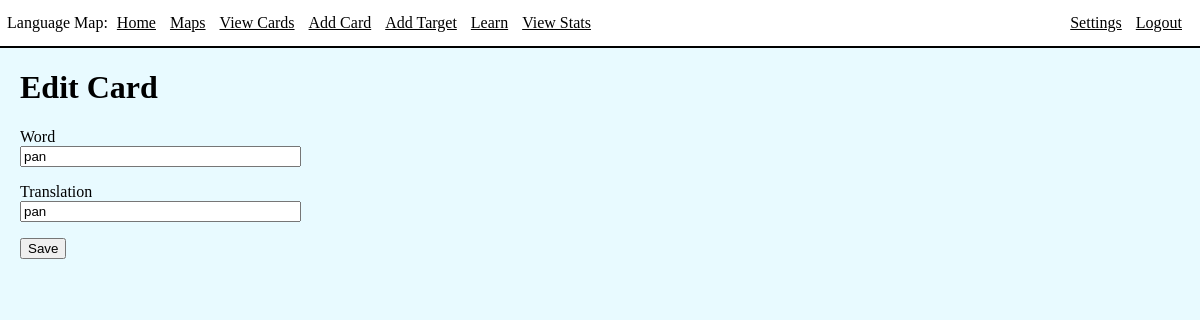
The page /96/editCard (signed in) on the database as committed earlier.
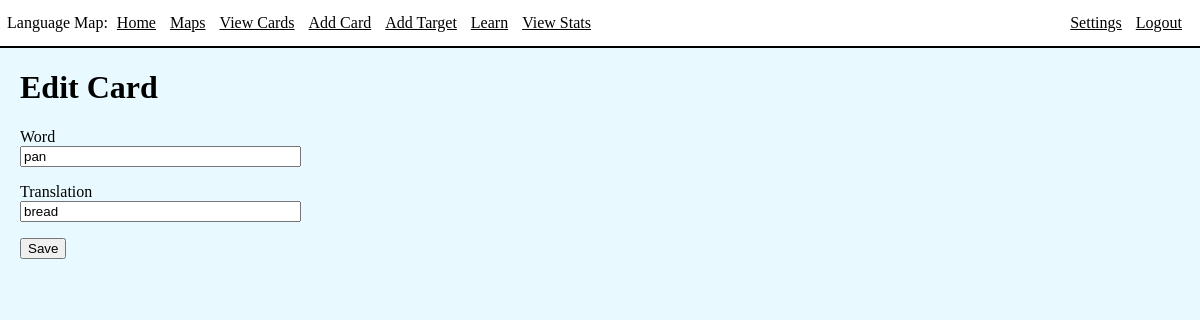
The same page on the database as committed later.
### app/models.py (models this page shows, shortened)
class Card(db.Model):
    id = db.Column(db.Integer, index=True, primary_key=True)
    word = db.Column(db.String(64), index=True, unique=True)
    translation = db.Column(db.String(1000), index=True)
    status = db.Column(db.String(64), index=True)
    nextReviewDate = db.Column(db.Date, index=True)
    lastInterval = db.Column(db.Integer)
    variants = db.relationship("Variant", backref='card', lazy=True)

### app/routes.py (the view)
@app.route('/<cardID>/editCard', methods=['GET', 'POST'])
@login_required
def editCard(cardID):
    card = Card.query.filter_by(id=cardID).first()
    form = EditCard(obj=card)
    if form.validate_on_submit():
        card.translation = form.translation.data
        db.session.commit()
        return redirect(url_for('viewCards'))
    return render_template('editCard.html', title='Edit Card', form=form)

### app/forms.py
class EditCard(FlaskForm):
    word = StringField('Word', validators=[DataRequired()])
    translation = StringField('Translation')
    submit = SubmitField('Save')

### app/models.py (called while the page is built)
@login.user_loader
def load_user(id):
    return User.query.get(int(id))

### app/templates/editCard.html (shortened to what this page needs)
{% extends "base.html" %}
{% block content %}
<div class="int">
    <h1>Edit Card</h1>
    <form action="" method="POST">
        <p>
            {{ form.word.label }}<br>
            {{ form.word(size=32) }}<br>
        </p>
        <p>
            {{ form.translation.label }}<br>
            {{ form.translation(size=32) }}<br>
        </p>
        <p>{{ form.submit() }}</p>
    </form>
</div>
{% endblock %}

Rows that differ between the two databases and show on the page:
changed Card "pan": translation "pan" → "bread"
